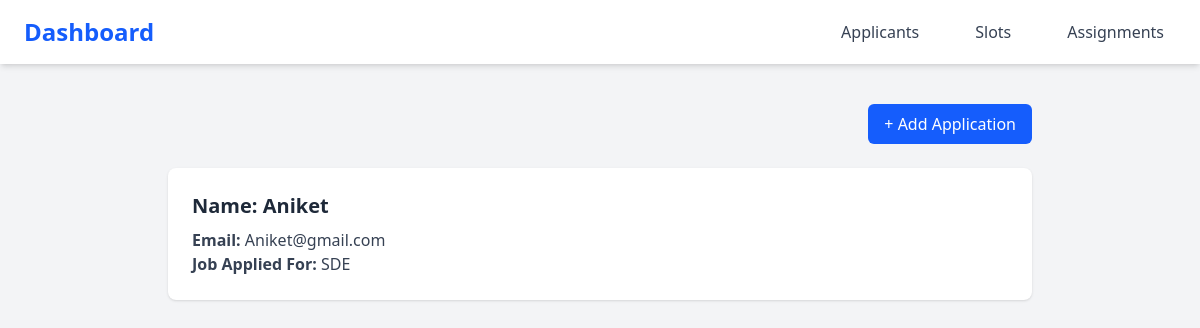
The app's page /applicants with its own data.
### Interview_Scheduler_app/models.py (models this page shows)
class Applicant(models.Model):
    name=models.CharField(max_length=100)
    email=models.EmailField()
    job_applied_for=models.CharField(max_length=100)

### Interview_Scheduler_app/views.py (the view)
# urls.py: path('applicants',views.applicants,name='applicants'),
def applicants(request):
    applicants=Applicant.objects.all()
    return render(request,'applicants.html',{"applicants":applicants})

### templates/applicants.html (shortened to what this page needs)
{% load static tailwind_tags %}
<!DOCTYPE html>
<html lang="en">
<head>
    {% tailwind_css %}
</head>
<body class="bg-gray-100 min-h-screen">
    <div class="mb-4">
        {% include 'templates/navbar.html' %}
    </div>
    <div class="max-w-4xl mx-auto px-4 py-6">
        <div class="flex justify-end mb-6">
            <a href="{% url 'add_applicant' %}"
               class="bg-blue-600 text-white px-4 py-2 rounded-md hover:bg-blue-700 transition">
                + Add Application
            </a>
        </div>
        <div class="space-y-6">
            {% for applicant in applicants %}
            <div class="bg-white shadow rounded-lg p-6">
                <h2 class="text-xl font-semibold text-gray-800 mb-2">Name: {{ applicant.name }}</h2>
                <p class="text-gray-700"><strong>Email:</strong> {{ applicant.email }}</p>
                <p class="text-gray-700"><strong>Job Applied For:</strong> {{ applicant.job_applied_for }}</p>
            </div>
            {% empty %}
            <p class="text-center text-gray-500">No applicants found.</p>
            {% endfor %}
        </div>
    </div>
</body>
</html>

### records on screen
Applicant: name "Aniket", email "Aniket@gmail.com", job_applied_for "SDE"
